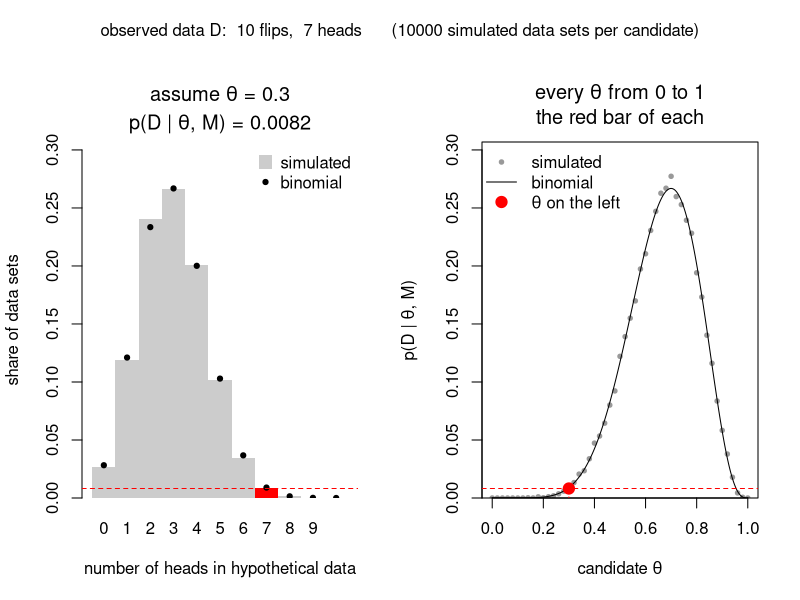

Recreate this plot in R.
# From one candidate coin to all of them: how the likelihood curve is built.
#
# CoinLikelihood.R supposed a coin, generated data under it, and read off the
# red bar: the share of generated data sets that look like ours.  That gave
# one number for one candidate.  Here we do the same for every candidate
# between 0 and 1, and plot the red bars against the candidate they came from.
#
# Left panel:  ONE candidate theta, all possible data.
# Right panel: ALL candidate thetas, only the data we actually saw.
# The red bar on the left and the red dot on the right are the same number.

theta_shown <- 0.3     # the candidate on display.  Change this and run again.

heads <- 7             # the data, D: what we actually saw ...
throws <- 10           # ... in this many flips
repeats <- 10000       # hypothetical data sets per candidate

# ---------------------------------------------------------------- one candidate

possible <- 0:throws

# The model at work: independent flips, one fixed theta.  Each repeat is one
# hypothetical data set, reduced to its statistic (the number of heads).
simulated <- rbinom(repeats, size = throws, prob = theta_shown)
shares <- table(factor(simulated, levels = possible)) / repeats

# The red bar: p(D | theta, M) for the candidate on display.
share_shown <- shares[possible == heads]

# ---------------------------------------------------------------- every candidate

# The same procedure, once for each candidate on a grid.  For each we keep only
# the red bar and throw the rest of the bar chart away.
grid <- seq(0, 1, by = 0.02)
share_grid <- sapply(grid, function(theta)
  mean(rbinom(repeats, size = throws, prob = theta) == heads))

# The binomial distribution gives the same numbers without any simulating.
fine <- seq(0, 1, by = 0.001)
exact <- dbinom(heads, throws, fine)

# ---------------------------------------------------------------- the plot

# Both panels get the same y axis, so the red bar and the red dot sit at the
# same height and the dashed line can run through both.
ymax <- max(shares, exact) * 1.15

par(mfrow = c(1, 2), oma = c(0, 0, 3, 0))

# Left: the sampling distribution for the candidate on display.
colours <- rep("grey80", length(possible))
colours[possible == heads] <- "red"

mids <- barplot(shares, names.arg = possible, col = colours, border = NA,
                space = 0, ylim = c(0, ymax),
                xlab = "number of heads in hypothetical data",
                ylab = "share of data sets")
points(mids, dbinom(possible, throws, theta_shown), pch = 19, cex = 0.7)
abline(h = share_shown, lty = 2, col = "red")

# In both panels grey is simulated and black is the binomial.  The legend goes
# to whichever side the bars leave free.
legend(ifelse(theta_shown > 0.5, "topleft", "topright"),
       legend = c("simulated", "binomial"), col = c("grey80", "black"),
       pch = c(15, 19), pt.cex = c(1.8, 0.7), bty = "n")

# bquote() so that the titles carry the same symbol as the slides.
title(main = bquote("assume " * theta * " = " * .(theta_shown)), line = 2.4)
title(main = bquote("p(D | " * theta * ", M) = " * .(signif(share_shown, 3))),
      line = 0.9)

# Right: the red bar of every candidate, plotted against the candidate.
plot(grid, share_grid, pch = 19, cex = 0.6, col = "grey60",
     xlim = c(0, 1), ylim = c(0, ymax), yaxs = "i",
     xlab = bquote("candidate " * theta),
     ylab = bquote("p(D | " * theta * ", M)"))
lines(fine, exact)
abline(h = share_shown, lty = 2, col = "red")
segments(theta_shown, 0, theta_shown, share_shown, lty = 3, col = "red")
points(theta_shown, share_shown, pch = 19, cex = 1.5, col = "red")

legend(ifelse(heads / throws > 0.5, "topleft", "topright"),
       legend = c("simulated", "binomial", bquote(theta * " on the left")),
       col = c("grey60", "black", "red"), pch = c(19, NA, 19),
       lty = c(NA, 1, NA), pt.cex = c(0.6, NA, 1.5), bty = "n")

title(main = bquote("every " * theta * " from 0 to 1"), line = 2.4)
title(main = "the red bar of each", line = 0.9, font.main = 1)

mtext(paste0("observed data D:  ", throws, " flips,  ", heads, " heads",
             "      (", repeats, " simulated data sets per ", "candidate)"),
      outer = TRUE, line = 1, cex = 1)

# ---------------------------------------------------------------- the point

# On the left the coin is fixed and the data vary: the bars are a probability
# distribution and sum to 1.  On the right the data are fixed and the coin
# varies: every height is a probability, but each comes from a different bar
# chart, so the curve is NOT a distribution over theta and its area is not 1.
# It is called the likelihood.  It says which coins make our data
# unsurprising; it does not yet say how probable each coin is.
cat("candidate on display: theta =", theta_shown, "\n")
cat("  p(D | theta, M) =", signif(dbinom(heads, throws, theta_shown), 3),
    " (exact)\n\n")
cat("area under the likelihood curve:",
    round(integrate(function(theta) dbinom(heads, throws, theta), 0, 1)$value, 3),
    "\n")
